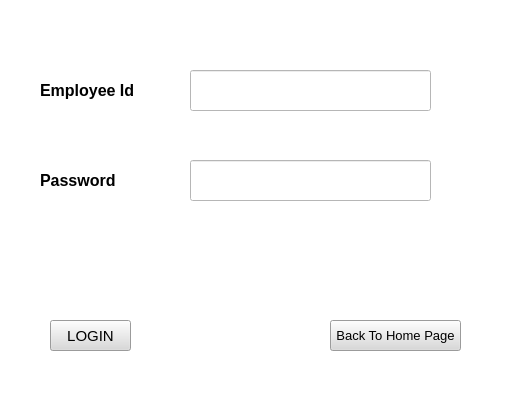
<?xml version="1.0" encoding="UTF-8"?>
<ui version="4.0">
 <class>MainWindow</class>
 <widget class="QMainWindow" name="MainWindow">
  <property name="geometry">
   <rect>
    <x>0</x>
    <y>0</y>
    <width>516</width>
    <height>420</height>
   </rect>
  </property>
  <property name="windowTitle">
   <string>MainWindow</string>
  </property>
  <property name="styleSheet">
   <string notr="true">background-color: rgb(255, 255, 255);</string>
  </property>
  <widget class="QWidget" name="centralwidget">
   <widget class="QLineEdit" name="lineEdit">
    <property name="geometry">
     <rect>
      <x>190</x>
      <y>70</y>
      <width>241</width>
      <height>41</height>
     </rect>
    </property>
    <property name="font">
     <font>
      <pointsize>12</pointsize>
     </font>
    </property>
    <property name="text">
     <string/>
    </property>
   </widget>
   <widget class="QPushButton" name="pushButton">
    <property name="geometry">
     <rect>
      <x>50</x>
      <y>320</y>
      <width>81</width>
      <height>31</height>
     </rect>
    </property>
    <property name="font">
     <font>
      <pointsize>11</pointsize>
     </font>
    </property>
    <property name="styleSheet">
     <string notr="true">background-color: rgb(217, 217, 217);</string>
    </property>
    <property name="text">
     <string>LOGIN</string>
    </property>
   </widget>
   <widget class="QLineEdit" name="lineEdit_2">
    <property name="geometry">
     <rect>
      <x>190</x>
      <y>160</y>
      <width>241</width>
      <height>41</height>
     </rect>
    </property>
    <property name="font">
     <font>
      <pointsize>12</pointsize>
     </font>
    </property>
    <property name="text">
     <string/>
    </property>
    <property name="echoMode">
     <enum>QLineEdit::Password</enum>
    </property>
   </widget>
   <widget class="QLabel" name="label">
    <property name="geometry">
     <rect>
      <x>40</x>
      <y>70</y>
      <width>111</width>
      <height>41</height>
     </rect>
    </property>
    <property name="font">
     <font>
      <pointsize>12</pointsize>
      <weight>75</weight>
      <bold>true</bold>
     </font>
    </property>
    <property name="text">
     <string>Employee Id</string>
    </property>
   </widget>
   <widget class="QLabel" name="label_2">
    <property name="geometry">
     <rect>
      <x>40</x>
      <y>160</y>
      <width>101</width>
      <height>41</height>
     </rect>
    </property>
    <property name="font">
     <font>
      <pointsize>12</pointsize>
      <weight>75</weight>
      <bold>true</bold>
     </font>
    </property>
    <property name="text">
     <string>Password</string>
    </property>
   </widget>
   <widget class="QPushButton" name="pushButton_2">
    <property name="geometry">
     <rect>
      <x>330</x>
      <y>320</y>
      <width>131</width>
      <height>31</height>
     </rect>
    </property>
    <property name="font">
     <font>
      <pointsize>10</pointsize>
     </font>
    </property>
    <property name="styleSheet">
     <string notr="true">background-color: rgb(217, 217, 217);</string>
    </property>
    <property name="text">
     <string>Back To Home Page</string>
    </property>
   </widget>
  </widget>
 </widget>
 <resources/>
 <connections/>
</ui>
